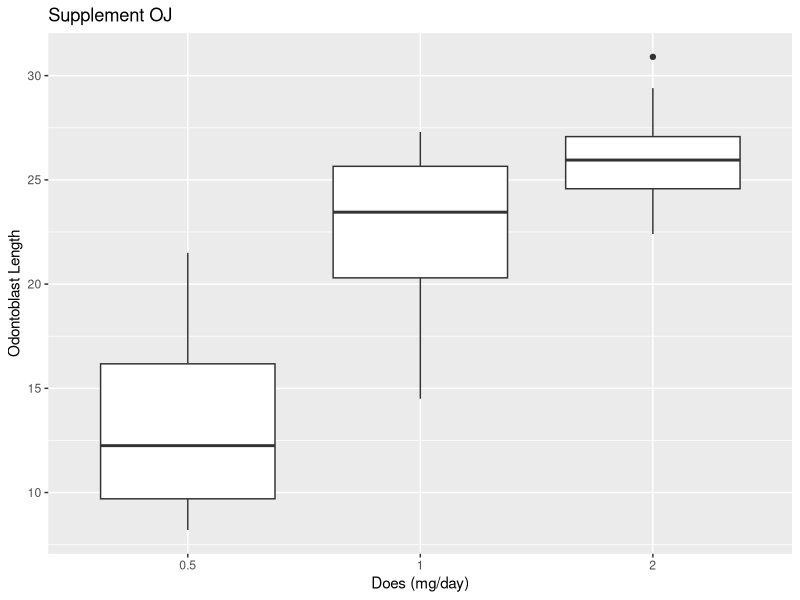
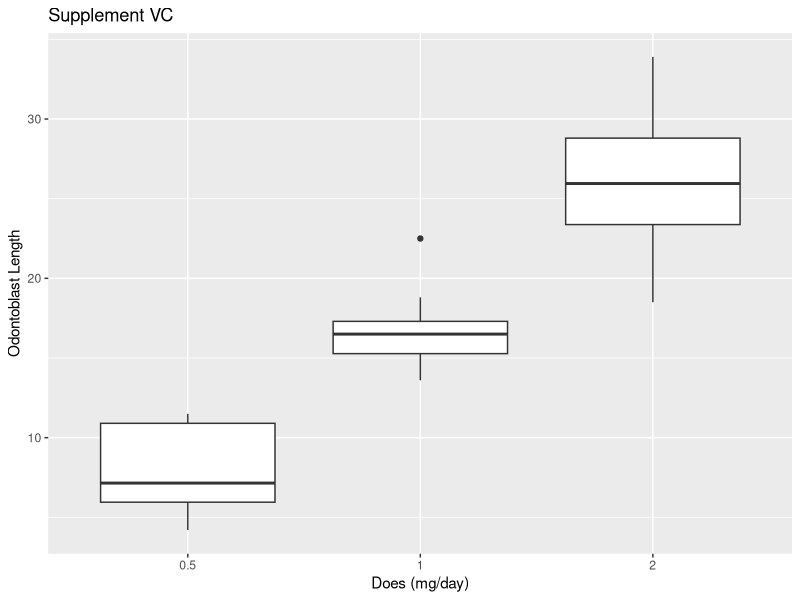
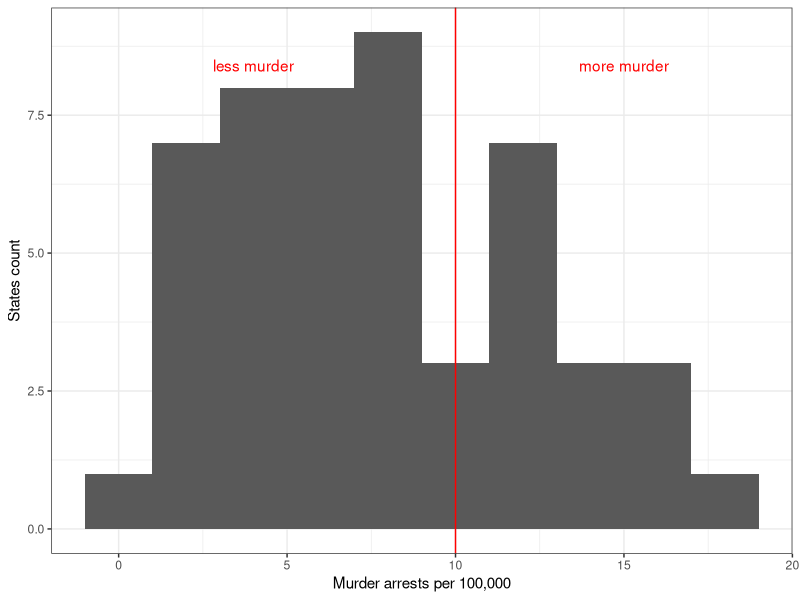
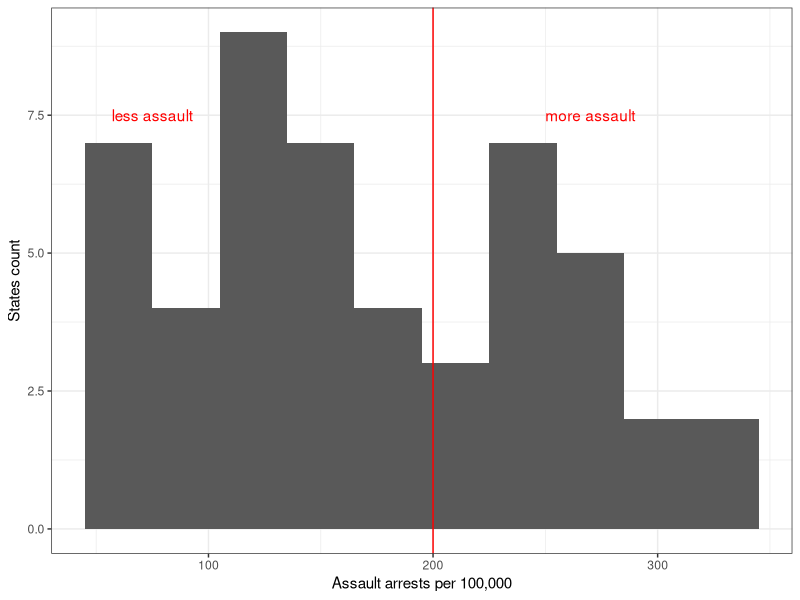
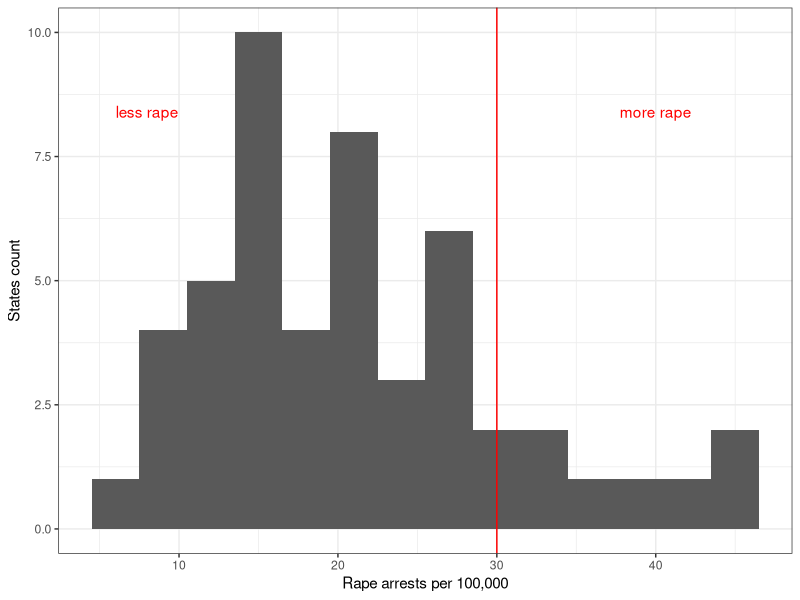

Write R code to recreate these figures, in order.
## ---- chunk 1
library(tidyverse)

data(ToothGrowth)
tooth <- as_tibble(ToothGrowth)

# graph #
tooth %>%
  filter(supp=='OJ') %>%
  ggplot() +
    geom_boxplot(mapping = aes(x=as.factor(dose), y=len)) +
    ggtitle('Supplement OJ') +
    xlab('Does (mg/day)') +
    ylab('Odontoblast Length')

tooth %>%
  filter(supp=='VC') %>%
  ggplot() +
    geom_boxplot(mapping = aes(x=as.factor(dose), y=len)) +
    ggtitle('Supplement VC') +
    xlab('Does (mg/day)') +
    ylab('Odontoblast Length')

# summary #
 (conclude <- tooth %>%
  group_by(supp,dose) %>%
  mutate(med=median(len), rang=max(len)-min(len)) %>%
  distinct(med, rang))
## ---- chunk 2
data(USArrests)
arrest <- as_tibble(USArrests)

# graph & summary #
arrest %>%
  ggplot() +
    geom_histogram(mapping = aes(x=Murder), binwidth = 2) +
    geom_vline(xintercept = 10, color='red') +
    annotate('text', label='less murder', x=4, y=8.4, color='red') +
    annotate('text', label='more murder', x=15, y=8.4, color='red') +
    xlab('Murder arrests per 100,000') +
    ylab('States count')+
    theme_bw()

m.less <- arrest %>% 
  filter(Murder <= 10) %>%  mutate(mean.less=mean(Murder)) %>% select(mean.less) %>% unique()
m.more <- arrest %>% 
  filter(Murder > 10) %>%  mutate(mean.more=mean(Murder)) %>% select(mean.more) %>% unique()

less.m <- arrest %>% filter(Murder <= 10) %>% mutate(mean.upop=mean(UrbanPop)) %>% select(mean.upop) %>% unique()
more.m <- arrest %>% filter(Murder > 10) %>% mutate(mean.upop=mean(UrbanPop)) %>% select(mean.upop) %>% unique()

arrest %>%
  ggplot() +
    geom_histogram(mapping = aes(x=Assault), binwidth = 30) +
    geom_vline(xintercept = 200, color='red') +
    annotate('text', label='less assault', x=75, y=7.5, color='red') +
    annotate('text', label='more assault', x=270, y=7.5, color='red') +
    xlab('Assault arrests per 100,000') +
    ylab('States count')+
    theme_bw()

a.less <- arrest %>% 
  filter(Assault <= 200) %>%  mutate(mean.less=mean(Assault)) %>% select(mean.less) %>% unique()
a.more <- arrest %>% 
  filter(Assault > 200) %>%  mutate(mean.more=mean(Assault)) %>% select(mean.more) %>% unique()

less.a <- arrest %>% filter(Assault <= 200) %>% mutate(mean.upop=mean(UrbanPop)) %>% select(mean.upop) %>% unique()
more.a <- arrest %>% filter(Assault > 200) %>% mutate(mean.upop=mean(UrbanPop)) %>% select(mean.upop) %>% unique()

arrest %>%
  ggplot() +
    geom_histogram(mapping = aes(x=Rape), binwidth = 3) +
    geom_vline(xintercept = 30, color='red') +
    annotate('text', label='less rape', x=8, y=8.4, color='red') +
    annotate('text', label='more rape', x=40, y=8.4, color='red') +
    xlab('Rape arrests per 100,000') +
    ylab('States count')+
    theme_bw()

r.less <- arrest %>% 
  filter(Rape <= 30) %>%  mutate(mean.less=mean(Rape)) %>% select(mean.less) %>% unique()
r.more <- arrest %>% 
  filter(Rape > 30) %>%  mutate(mean.more=mean(Rape)) %>% select(mean.more) %>% unique()

less.r <- arrest %>% filter(Rape <= 30) %>% mutate(mean.upop=mean(UrbanPop)) %>% select(mean.upop) %>% unique()
more.r <- arrest %>% filter(Rape > 30) %>% mutate(mean.upop=mean(UrbanPop)) %>% select(mean.upop) %>% unique()
